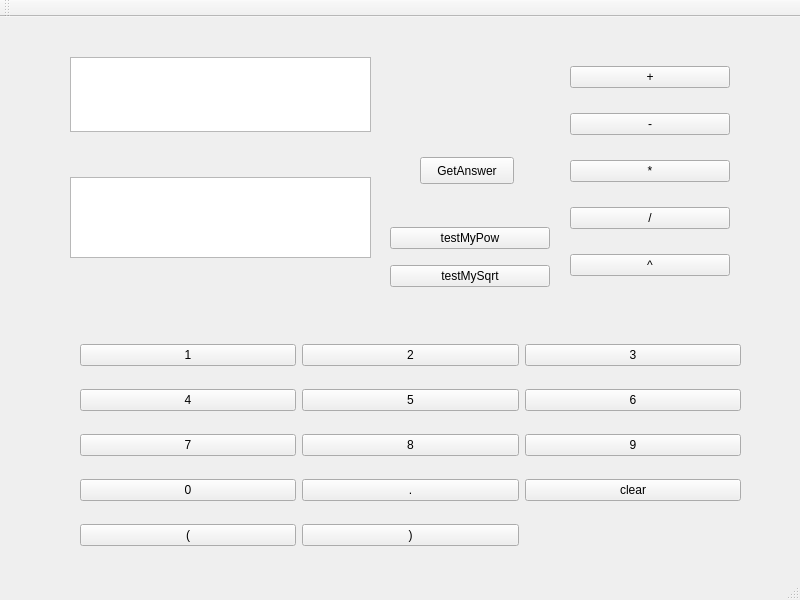
<?xml version="1.0" encoding="UTF-8"?>
<ui version="4.0">
 <class>MainWindow</class>
 <widget class="QMainWindow" name="MainWindow">
  <property name="geometry">
   <rect>
    <x>0</x>
    <y>0</y>
    <width>800</width>
    <height>600</height>
   </rect>
  </property>
  <property name="windowTitle">
   <string>Calculator</string>
  </property>
  <widget class="QWidget" name="centralwidget">
   <widget class="QWidget" name="verticalLayoutWidget">
    <property name="geometry">
     <rect>
      <x>570</x>
      <y>30</y>
      <width>160</width>
      <height>251</height>
     </rect>
    </property>
    <layout class="QVBoxLayout" name="verticalLayout">
     <item>
      <widget class="QPushButton" name="pushButtonAdd">
       <property name="text">
        <string>+</string>
       </property>
      </widget>
     </item>
     <item>
      <widget class="QPushButton" name="pushButtonMinus">
       <property name="text">
        <string>-</string>
       </property>
      </widget>
     </item>
     <item>
      <widget class="QPushButton" name="pushButtonMul">
       <property name="text">
        <string>*</string>
       </property>
      </widget>
     </item>
     <item>
      <widget class="QPushButton" name="pushButtonDiv">
       <property name="text">
        <string>/</string>
       </property>
      </widget>
     </item>
     <item>
      <widget class="QPushButton" name="pushButtonPow">
       <property name="text">
        <string>^</string>
       </property>
      </widget>
     </item>
    </layout>
   </widget>
   <widget class="QWidget" name="gridLayoutWidget">
    <property name="geometry">
     <rect>
      <x>80</x>
      <y>310</y>
      <width>661</width>
      <height>241</height>
     </rect>
    </property>
    <layout class="QGridLayout" name="gridLayout">
     <item row="0" column="0">
      <widget class="QPushButton" name="pushButton1">
       <property name="text">
        <string>1</string>
       </property>
      </widget>
     </item>
     <item row="2" column="0">
      <widget class="QPushButton" name="pushButton7">
       <property name="text">
        <string>7</string>
       </property>
      </widget>
     </item>
     <item row="5" column="0">
      <widget class="QPushButton" name="pushButtonLeft">
       <property name="text">
        <string>(</string>
       </property>
      </widget>
     </item>
     <item row="2" column="1">
      <widget class="QPushButton" name="pushButton8">
       <property name="text">
        <string>8</string>
       </property>
      </widget>
     </item>
     <item row="5" column="1">
      <widget class="QPushButton" name="pushButtonRight">
       <property name="text">
        <string>)</string>
       </property>
      </widget>
     </item>
     <item row="0" column="2">
      <widget class="QPushButton" name="pushButton3">
       <property name="text">
        <string>3</string>
       </property>
      </widget>
     </item>
     <item row="1" column="2">
      <widget class="QPushButton" name="pushButton6">
       <property name="text">
        <string>6</string>
       </property>
      </widget>
     </item>
     <item row="2" column="2">
      <widget class="QPushButton" name="pushButton9">
       <property name="text">
        <string>9</string>
       </property>
      </widget>
     </item>
     <item row="0" column="1">
      <widget class="QPushButton" name="pushButton2">
       <property name="text">
        <string>2</string>
       </property>
      </widget>
     </item>
     <item row="1" column="1">
      <widget class="QPushButton" name="pushButton5">
       <property name="text">
        <string>5</string>
       </property>
      </widget>
     </item>
     <item row="1" column="0">
      <widget class="QPushButton" name="pushButton4">
       <property name="text">
        <string>4</string>
       </property>
      </widget>
     </item>
     <item row="3" column="0">
      <widget class="QPushButton" name="pushButton0">
       <property name="text">
        <string>0</string>
       </property>
      </widget>
     </item>
     <item row="3" column="1">
      <widget class="QPushButton" name="pushButtonPoint">
       <property name="text">
        <string>.</string>
       </property>
      </widget>
     </item>
     <item row="3" column="2">
      <widget class="QPushButton" name="pushButtonClear">
       <property name="text">
        <string>clear</string>
       </property>
      </widget>
     </item>
    </layout>
   </widget>
   <widget class="QPlainTextEdit" name="Answer">
    <property name="geometry">
     <rect>
      <x>70</x>
      <y>160</y>
      <width>301</width>
      <height>81</height>
     </rect>
    </property>
    <property name="plainText">
     <string/>
    </property>
   </widget>
   <widget class="QPlainTextEdit" name="Question">
    <property name="geometry">
     <rect>
      <x>70</x>
      <y>40</y>
      <width>301</width>
      <height>75</height>
     </rect>
    </property>
   </widget>
   <widget class="QPushButton" name="pushButtonGetAnswer">
    <property name="geometry">
     <rect>
      <x>420</x>
      <y>140</y>
      <width>94</width>
      <height>27</height>
     </rect>
    </property>
    <property name="text">
     <string>GetAnswer</string>
    </property>
   </widget>
   <widget class="QWidget" name="verticalLayoutWidget_2">
    <property name="geometry">
     <rect>
      <x>390</x>
      <y>200</y>
      <width>160</width>
      <height>80</height>
     </rect>
    </property>
    <layout class="QVBoxLayout" name="verticalLayout_2">
     <item>
      <widget class="QPushButton" name="testMyPow">
       <property name="text">
        <string>testMyPow</string>
       </property>
      </widget>
     </item>
     <item>
      <widget class="QPushButton" name="testMySqrt">
       <property name="text">
        <string>testMySqrt</string>
       </property>
      </widget>
     </item>
    </layout>
   </widget>
  </widget>
  <widget class="QStatusBar" name="statusbar"/>
  <widget class="QToolBar" name="toolBar">
   <property name="windowTitle">
    <string>toolBar</string>
   </property>
   <attribute name="toolBarArea">
    <enum>TopToolBarArea</enum>
   </attribute>
   <attribute name="toolBarBreak">
    <bool>false</bool>
   </attribute>
  </widget>
 </widget>
 <resources/>
 <connections/>
</ui>
